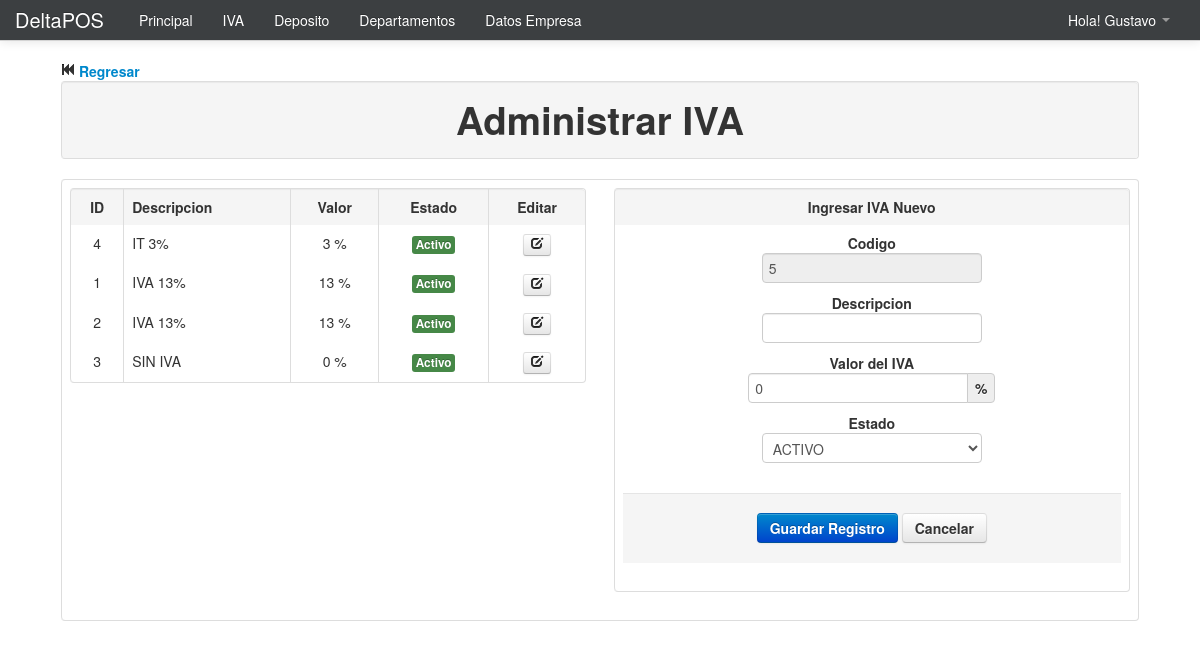
Screenshot of /Modulos/Datos/iva.php (signed in) with the database file from the repository.
### tables this page shows
CREATE TABLE IF NOT EXISTS `iva` (
  `id` int(11) NOT NULL AUTO_INCREMENT,
  `nombre` varchar(255) NOT NULL,
  `valor` varchar(255) NOT NULL,
  `estado` varchar(255) NOT NULL,
  PRIMARY KEY (`id`)
);

### Modulos/Datos/iva.php (the view, shortened to what this page needs)
<?php
	include_once "class/class.php";
	include_once "../funciones.php";
	if(!empty($_GET['id'])){
		$id_iva=limpiar($_GET['id']);
		$id_iva=substr($id_iva,10);
		$id_iva=decrypt($id_iva,'URLIVACODIGO');
		$oIVA=new Consultar_IVA($id_iva);
		if($oIVA->consultar("nombre")==NULL){
			header('Location: iva.php');
		}else{
			$titulo="Actualizar IVA";
			$boton="Actualizar Registro";
			$nombre_iva=$oIVA->consultar("nombre");
			$valor_iva=$oIVA->consultar("valor");
			$estado_iva=$oIVA->consultar("estado");
		}
	}else{
		$pame=mysql_query("SELECT MAX(id)as maximo FROM iva");
		if($row=mysql_fetch_array($pame)){
			if($row['maximo']==NULL){
				$id_iva=1;
			}else{
				$id_iva=$row['maximo']+1;
			}
		}
		$titulo="Ingresar IVA Nuevo";
		$boton="Guardar Registro";
		$nombre_iva='';
		$estado_iva='';
	}
?>
<!DOCTYPE html>
<html lang="es">
  <head>
    <link href="../../css/bootstrap.css" rel="stylesheet">
    <link href="../../css/bootstrap-responsive.css" rel="stylesheet">
  </head>
  <body>
    <?php include_once "../../menu/m_datos.php"; ?>
	<div align="center">
    	<table width="90%">
          <tr>
            <td>
            	<a href="index.php"><strong><i class="icon-fast-backward"></i> Regresar</strong></a>
            	<table class="table table-bordered">
                  <tr class="well">
                    <td><h1 align="center">Administrar IVA</h1></td>
                  </tr>
                </table>
                <table class="table table-bordered">
                	<tr>
                    	<td>
                        	<div class="row-fluid">
                            	<div class="span6">
                                	<table class="table table-bordered table table-hover">
                                      <tr class="well">
                                        <td><strong><center>ID</center></strong></td>
                                        <td><strong>Descripcion</strong></td>
                                        <td><strong><center>Valor</center></strong></td>
                                        <td><strong><center>Estado</center></strong></td>
                                        <td><strong><center>Editar</center></strong></td>
                                      </tr>
                                      <?php
									  	$pame=mysql_query("SELECT * FROM iva ORDER BY nombre");
										while($row=mysql_fetch_array($pame)){
											$url=cadenas().encrypt($row['id'],'URLIVACODIGO');
									  ?>
                                      <tr>
                                        <td><center><?php echo $row['id']; ?></center></td>
                                        <td><?php echo $row['nombre']; ?></td>
                                        <td><center><?php echo $row['valor'].' %'; ?></center></td>
                                        <td><center><?php echo estado($row['estado']); ?></center></td>
                                        <td>
                                        	<center>
                                                <a href="iva.php?id=<?php echo $url; ?>" class="btn btn-mini">
                                                    <i class="icon-edit"></i>
                                                </a>
                                            </center>
                                        </td>
                                      </tr>
                                      <?php } ?>
                                    </table>
                                </div>
                            	<div class="span6">
                                	<table class="table table-bordered">
                                      <tr class="well">
                                      	<td><center><strong><?php echo $titulo; ?></strong></center></td>
                                      </tr>
                                      <tr>
                                      	<td>
                                        	<div align="center">
                                       	  	<form name="form1" method="post" action="">
                                            	<strong>Codigo</strong><br>
                                                <input type="text" name="id" value="<?php echo $id_iva; ?>" readonly autocomplete="off"><br>
                                                <strong>Descripcion</strong><br>
                                                <input type="text" name="nombre" value="<?php echo $nombre_iva; ?>" required autocomplete="off"><br>
                                                <strong>Valor del IVA</strong><br>
                                                <div class="input-append">
                                                    <input name="valor" value="0" type="number" min="0" max="100">
                                                    <span class="add-on"><strong>%</strong></span>
                                                </div><br>
                                                <strong>Estado</strong><br>
                                                <select name="estado">
                                                	<option value="s" <?php if($estado_iva=='s'){ echo 'selected'; } ?>>ACTIVO</option>
                                                </select><br>
                                                <div class="form-actions">
                                                  <button type="submit" class="btn btn-primary"><strong><?php echo $boton; ?></strong></button>
                                                  <a href="iva.php" class="btn"><strong>Cancelar</strong></a>
                                                </div>
                                   	    	</form>
                                            </div>
                                        </td>
                                      </tr>
                                    </table>
                                </div>
                            </div>
                        </td>
                    </tr>
                </table>
            </td>
          </tr>
        </table>
    </div>
  </body>
</html>

### menu/m_datos.php (shortened to what this page needs)
<div class="navbar navbar-inverse navbar-fixed-top">
      <div class="navbar-inner">
        <div class="container">
          <a class="brand" href="#" style="color:#FFF">DeltaPOS</a>
          <div class="nav-collapse collapse">
            <ul class="nav">
              <li><a href="../../principal.php" style="color:#FFF">Principal</a></li>
              <li><a href="iva.php" style="color:#FFF">IVA</a></li>
              <li><a href="Deposito.php" style="color:#FFF">Deposito</a></li>
              <li><a href="departamento.php" style="color:#FFF">Departamentos</a></li>
              <li><a href="empresa.php" style="color:#FFF">Datos Empresa</a></li>
            </ul>
            <ul class="nav pull-right">
                <li class="dropdown">
              		<a href="#" style="color:#FFF" class="dropdown-toggle" data-toggle="dropdown">
                    	Hola! <?php echo $_SESSION['user_name']; ?> <b class="caret"></b>
                    </a>
                </li>
          	</ul>
          </div>
        </div>
      </div>
    </div>

### Modulos/funciones.php (shortened to what this page needs)
<?php
	function encrypt($string, $key) {
		$result = ''; $key=$key.'2013';
	   	for($i=0; $i<strlen($string); $i++) {
			  $char = substr($string, $i, 1);
			  $keychar = substr($key, ($i % strlen($key))-1, 1);
			  $char = chr(ord($char)+ord($keychar));
			  $result.=$char;
	   	}
	   	return base64_encode($result);
	}
	function cadenas(){
		return 'YABCDFGJAH';
	}
	function estado($estado){
		if($estado=='s'){
			return '<span class="label label-success">Activo</span>';
		}else{
			return '<span class="label label-important">No Activo</span>';
		}
	}
?>

### Modulos/Datos/iva.php (style rules this page uses)
body { padding-top: 60px; padding-bottom: 40px; }

### rows the page displays
iva: id "4", nombre "IT 3%", valor "3", estado "Activo"
iva: id "1", nombre "IVA 13%", valor "13", estado "Activo"
iva: id "2", nombre "IVA 13%", valor "13", estado "Activo"
iva: id "3", nombre "SIN IVA", valor "0", estado "Activo"

### other values shown
$_SESSION['user_name'] "Gustavo"
$titulo "Ingresar IVA Nuevo"
$boton "Guardar Registro"
